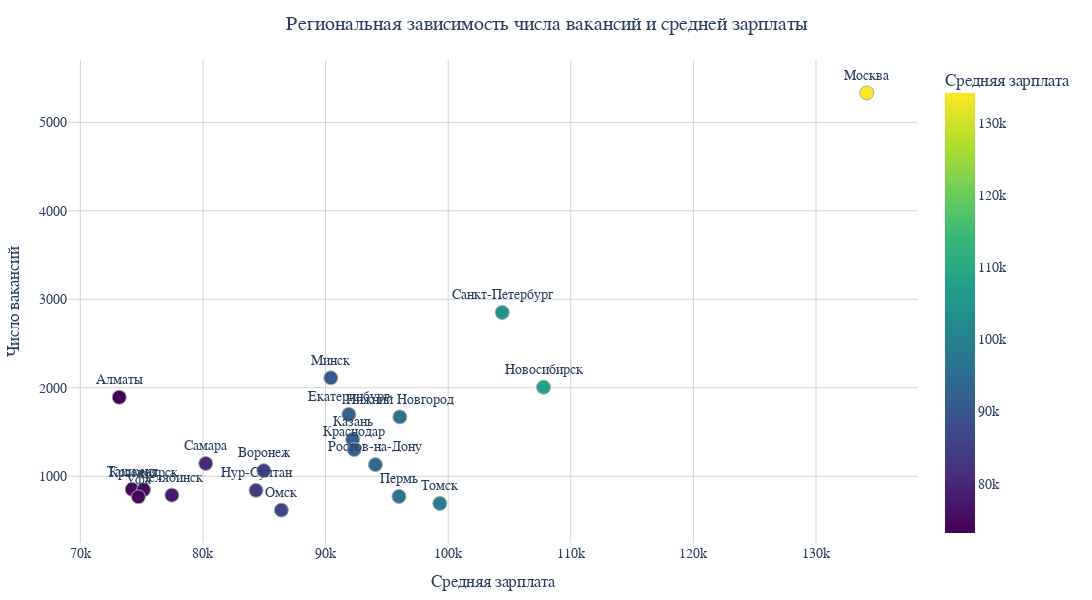

The cell this chart's notebook holds for it:
### Code cell
# Optional Enhancements 7 — Анализ вакансий по регионам
# Визуализация с помощью Plotly Express

import plotly.express as px

df_plot = df['skills_area_salary_demand'].copy()

fig = px.scatter(
    df_plot,
    x='avg_salary',           # Ось X — средняя зарплата
    y='vacancy_count',        # Ось Y — число вакансий
    color='avg_salary',       # Цветовая градация по зарплате
    hover_name='area',
    hover_data={
        'area': True,
        'avg_salary': True,
        'vacancy_count': True,
        'skill_one': True,
        'skill_two': True,
        'skill_three': True
    },
    text='area',
    title='Региональная зависимость числа вакансий и средней зарплаты',
    labels={
        'avg_salary': 'Средняя зарплата',
        'vacancy_count': 'Число вакансий'
    },
    color_continuous_scale='Viridis',
    width=1200,
    height=600
)

fig.update_traces(
    marker=dict(size=14, line=dict(width=1, color='darkgrey')),
    textposition='top center'
)

fig.update_layout(
    title={
        'text': 'Региональная зависимость числа вакансий и средней зарплаты',
        'x': 0.5,
        'xanchor': 'center'
    },
    font=dict(size=14, family='Arial'),
    title_font=dict(size=20),
    xaxis=dict(title='Средняя зарплата', gridcolor='lightgrey'),
    yaxis=dict(title='Число вакансий', gridcolor='lightgrey'),
    plot_bgcolor='white',
    hoverlabel=dict(bgcolor='white', font_size=13, font_family='Arial'),
    margin=dict(l=40, r=40, t=60, b=40),
    coloraxis_colorbar=dict(title='Средняя зарплата')
)

fig.write_image("plots/vacancy_vs_salary_by_area.png", width=1200, height=600)
fig.show()

### Figure 1 — Plotly figure (JSON) as saved in the notebook; plotly's stock layout.template omitted (floating-point values rounded to 4 significant figures)
{"data": [{"customdata": [["Москва", "SQL", "Python", "Английский язык"], ["Санкт-Петербург", "SQL", "Английский язык", "Python"], ["Минск", "Английский язык", "JavaScript", "Git"], ["Новосибирск", "SQL", "Git", "Linux"], ["Алматы", "Английский язык", "SQL", "Git"], ["Екатеринбург", "SQL", "Git", "Linux"], ["Нижний Новгород", "SQL", "Linux", "Git"], ["Казань", "SQL", "Git", "Linux"], ["Краснодар", "SQL", "Git", "1С программирование"], ["Самара", "SQL", "Java", "Git"], ["Ростов-на-Дону", "SQL", "Git", "Linux"], ["Воронеж", "SQL", "1С программирование", "Работа в команде"], ["Ташкент", "Английский язык", "Git", "SQL"], ["Красноярск", "Работа в команде", "1С программирование", "1С: Предприятие 8"], ["Нур-Султан", "Английский язык", "SQL", "Git"], ["Челябинск", "SQL", "1С программирование", "Git"], ["Пермь", "SQL", "Git", "1С программирование"], ["Уфа", "SQL", "Git", "Работа в команде"], ["Томск", "Git", "SQL", "Linux"], ["Омск", "Git", "SQL", "Linux"]], "hovertemplate": "<b>%{hovertext}</b><br><br>Средняя зарплата=%{marker.color}<br>Число вакансий=%{y}<br>area=%{customdata[0]}<br>skill_one=%{customdata[1]}<br>skill_two=%{customdata[2]}<br>skill_three=%{customdata[3]}<extra></extra>", "hovertext": ["Москва", "Санкт-Петербург", "Минск", "Новосибирск", "Алматы", "Екатеринбург", "Нижний Новгород", "Казань", "Краснодар", "Самара", "Ростов-на-Дону", "Воронеж", "Ташкент", "Красноярск", "Нур-Султан", "Челябинск", "Пермь", "Уфа", "Томск", "Омск"], "legendgroup": "", "marker": {"color": [134100.0, 104400.0, 90430.0, 107800.0, 73170.0, 91900.0, 96060.0, 92210.0, 92330.0, 80220.0, 94060.0, 84960.0, 74220.0, 75160.0, 84330.0, 77460.0, 95980.0, 74730.0, 99320.0, 86390.0], "coloraxis": "coloraxis", "line": {"color": "darkgrey", "width": 1}, "size": 14, "symbol": "circle"}, "mode": "markers+text", "name": "", "orientation": "v", "showlegend": false, "text": ["Москва", "Санкт-Петербург", "Минск", "Новосибирск", "Алматы", "Екатеринбург", "Нижний Новгород", "Казань", "Краснодар", "Самара", "Ростов-на-Дону", "Воронеж", "Ташкент", "Красноярск", "Нур-Султан", "Челябинск", "Пермь", "Уфа", "Томск", "Омск"], "textposition": "top center", "type": "scatter", "x": [134100.0, 104400.0, 90430.0, 107800.0, 73170.0, 91900.0, 96060.0, 92210.0, 92330.0, 80220.0, 94060.0, 84960.0, 74220.0, 75160.0, 84330.0, 77460.0, 95980.0, 74730.0, 99320.0, 86390.0], "xaxis": "x", "y": [5333, 2851, 2112, 2006, 1892, 1698, 1670, 1415, 1301, 1144, 1131, 1063, 851, 847, 840, 786, 771, 767, 692, 617], "yaxis": "y"}], "layout": {"coloraxis": {"colorbar": {"title": {"text": "Средняя зарплата"}}, "colorscale": [[0, "#440154"], [0.1111, "#482878"], [0.2222, "#3e4989"], [0.3333, "#31688e"], [0.4444, "#26828e"], [0.5556, "#1f9e89"], [0.6667, "#35b779"], [0.7778, "#6ece58"], [0.8889, "#b5de2b"], [1, "#fde725"]]}, "font": {"family": "Arial", "size": 14}, "height": 600, "hoverlabel": {"bgcolor": "white", "font": {"family": "Arial", "size": 13}}, "legend": {"tracegroupgap": 0}, "margin": {"b": 40, "l": 40, "r": 40, "t": 60}, "plot_bgcolor": "white", "title": {"font": {"size": 20}, "text": "Региональная зависимость числа вакансий и средней зарплаты", "x": 0.5, "xanchor": "center"}, "width": 1200, "xaxis": {"anchor": "y", "domain": [0, 1], "gridcolor": "lightgrey", "title": {"text": "Средняя зарплата"}}, "yaxis": {"anchor": "x", "domain": [0, 1], "gridcolor": "lightgrey", "title": {"text": "Число вакансий"}}}}
